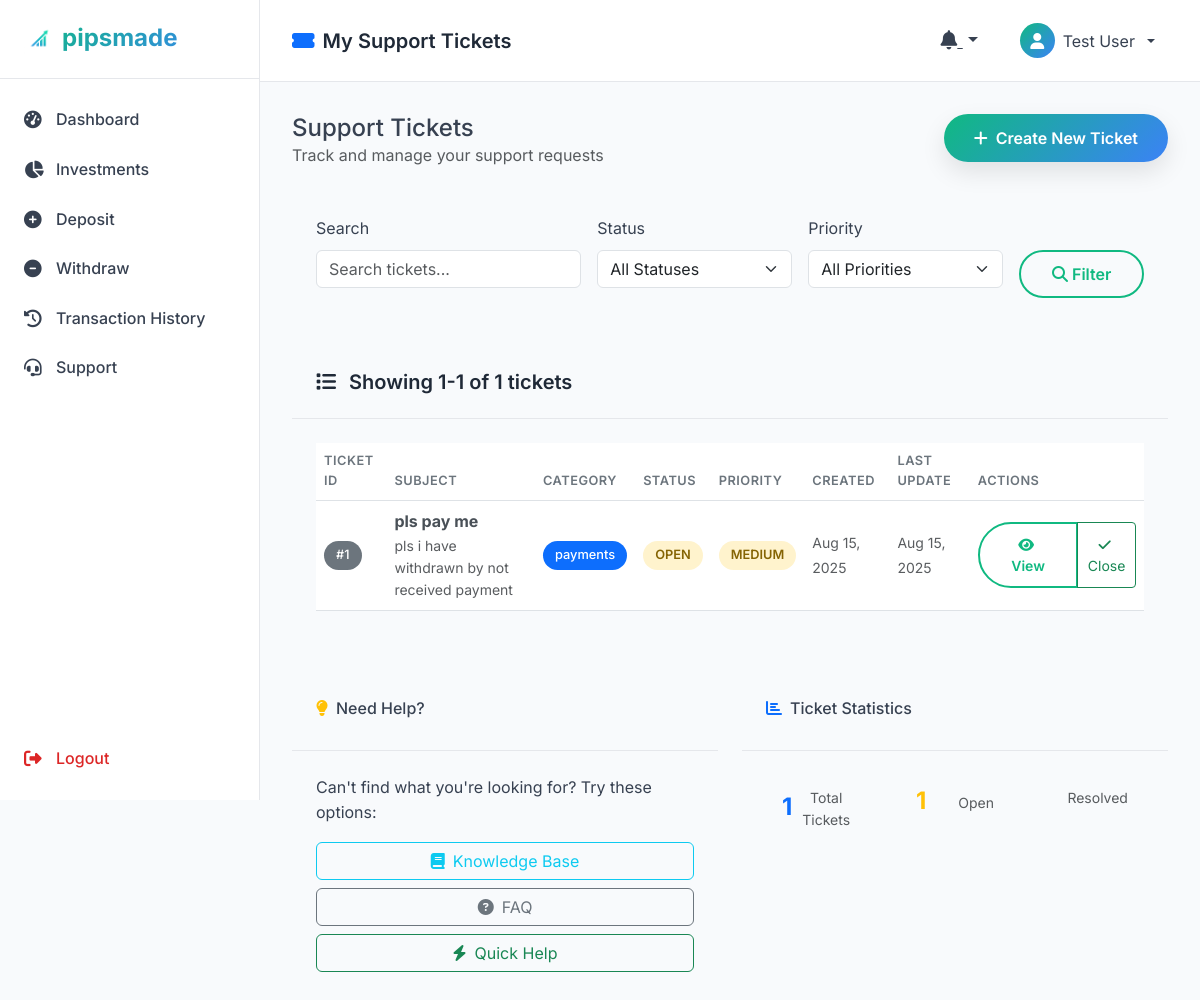
The page /support/tickets/ (signed in) on the database its author committed.
### support/models.py (models this page shows, shortened)
class SupportTicket(models.Model):
    PRIORITY_CHOICES = [
        ('low', 'Low'),
        ('medium', 'Medium'),
        ('high', 'High'),
        ('urgent', 'Urgent'),
    ]
    STATUS_CHOICES = [
        ('open', 'Open'),
        ('in_progress', 'In Progress'),
        ('waiting_user', 'Waiting for User'),
        ('resolved', 'Resolved'),
        ('closed', 'Closed'),
    ]
    user = models.ForeignKey(User, on_delete=models.CASCADE, related_name='support_tickets')
    category = models.ForeignKey(SupportCategory, on_delete=models.SET_NULL, null=True)
    subject = models.CharField(max_length=200)
    description = models.TextField()
    status = models.CharField(max_length=20, choices=STATUS_CHOICES, default='open')
    priority = models.CharField(max_length=20, choices=PRIORITY_CHOICES, default='medium')
    assigned_to = models.ForeignKey(
        User,
        on_delete=models.SET_NULL,
        null=True,
        blank=True,
        related_name='assigned_tickets',
        limit_choices_to={'is_staff': True}
    )
    created_at = models.DateTimeField(auto_now_add=True)
    updated_at = models.DateTimeField(auto_now=True)
    resolved_at = models.DateTimeField(null=True, blank=True)
    closed_at = models.DateTimeField(null=True, blank=True)
    ip_address = models.GenericIPAddressField(null=True, blank=True)
    user_agent = models.TextField(blank=True)
    class Meta:
        ordering = ['-created_at']

class SupportCategory(models.Model):
    name = models.CharField(max_length=100)
    description = models.TextField(blank=True)
    icon = models.CharField(max_length=50, default='fas fa-question-circle')
    color = models.CharField(max_length=20, default='primary')
    is_active = models.BooleanField(default=True)
    created_at = models.DateTimeField(auto_now_add=True)
    class Meta:
        verbose_name_plural = "Support Categories"
        ordering = ['name']

### support/views.py (the view)
# urls.py: path('tickets/', views.my_tickets, name='my_tickets'),
@login_required
def my_tickets(request):
    tickets = SupportTicket.objects.filter(user=request.user)
    status_filter = request.GET.get('status')
    if status_filter:
        tickets = tickets.filter(status=status_filter)
    search_query = request.GET.get('search')
    if search_query:
        tickets = tickets.filter(
            Q(subject__icontains=search_query) |
            Q(description__icontains=search_query)
        )
    paginator = Paginator(tickets, 10)
    page_number = request.GET.get('page')
    page_obj = paginator.get_page(page_number)
    context = {
        'page_obj': page_obj,
        'status_filter': status_filter,
        'search_query': search_query,
    }
    return render(request, 'support/my_tickets.html', context)

### templates/support/my_tickets.html (shortened to what this page needs)
{% extends 'dashboard/base_dashboard.html' %}
{% load static %}
{% block page_title %}
    <div class="d-flex align-items-center">
        <i class="fas fa-ticket-alt me-2 text-primary"></i>
        My Support Tickets
    </div>
{% endblock %}
{% block content %}
    <div class="row mb-4">
        <div class="col-md-6">
            <h4 class="mb-0">Support Tickets</h4>
            <p class="text-muted mb-0">Track and manage your support requests</p>
        </div>
        <div class="col-md-6 text-md-end">
            <a href="{% url 'support:create_ticket' %}" class="btn btn-primary">
                <i class="fas fa-plus me-2"></i>Create New Ticket
            </a>
        </div>
    </div>
    <div class="dashboard-card mb-4">
        <div class="card-body">
            <form method="get" class="row g-3">
                <div class="col-md-4">
                    <label class="form-label">Search</label>
                    <input type="text" class="form-control" name="search" value="{{ search_query|default:'' }}" placeholder="Search tickets...">
                </div>
                <div class="col-md-3">
                    <label class="form-label">Status</label>
                    <select class="form-select" name="status">
                        <option value="">All Statuses</option>
                    </select>
                </div>
                <div class="col-md-3">
                    <label class="form-label">Priority</label>
                    <select class="form-select" name="priority">
                        <option value="">All Priorities</option>
                    </select>
                </div>
                <div class="col-md-2">
                    <label class="form-label">&nbsp;</label>
                    <div class="d-grid">
                        <button type="submit" class="btn btn-outline-primary">
                            <i class="fas fa-search me-1"></i>Filter
                        </button>
                    </div>
                </div>
            </form>
        </div>
    </div>
    <div class="dashboard-card">
        <div class="card-header">
            <h5 class="mb-0">
                <i class="fas fa-list me-2"></i>
                {% if page_obj %}
                    Showing {{ page_obj.start_index }}-{{ page_obj.end_index }} of {{ page_obj.paginator.count }} tickets
                {% else %}
                    No tickets found
                {% endif %}
            </h5>
        </div>
        <div class="card-body">
            {% if page_obj %}
                <div class="table-responsive">
                    <table class="table table-hover">
                        <thead>
                            <tr>
                                <th>Ticket ID</th>
                                <th>Subject</th>
                                <th>Category</th>
                                <th>Status</th>
                                <th>Priority</th>
                                <th>Created</th>
                                <th>Last Update</th>
                                <th>Actions</th>
                            </tr>
                        </thead>
                        <tbody>
                            {% for ticket in page_obj %}
                            <tr>
                                <td>
                                    <span class="badge bg-secondary">#{{ ticket.id }}</span>
                                </td>
                                <td>
                                    <div class="ticket-subject">
                                        <strong>{{ ticket.subject }}</strong>
                                        {% if ticket.description %}
                                            <small class="text-muted d-block">{{ ticket.description|truncatechars:60 }}</small>
                                        {% endif %}
                                    </div>
                                </td>
                                <td>
                                    {% if ticket.category %}
                                        <span class="badge bg-primary">{{ ticket.category.name }}</span>
                                    {% else %}
                                        <span class="text-muted">No category</span>
                                    {% endif %}
                                </td>
                                <td>
                                    <span class="status-badge {{ ticket.status }}">
                                        {{ ticket.get_status_display }}
                                    </span>
                                </td>
                                <td>
                                    <span class="priority-badge {{ ticket.priority }}">
                                        {{ ticket.get_priority_display }}
                                    </span>
                                </td>
                                <td>
                                    <small class="text-muted">{{ ticket.created_at|date:"M d, Y" }}</small>
                                </td>
                                <td>
                                    <small class="text-muted">{{ ticket.updated_at|date:"M d, Y" }}</small>
                                </td>
                                <td>
                                    <div class="btn-group" role="group">
                                        <a href="{% url 'support:ticket_detail' ticket.id %}" class="btn btn-sm btn-outline-primary">
                                            <i class="fas fa-eye me-1"></i>View
                                        </a>
                                        {% if ticket.status == 'open' %}
                                        <button class="btn btn-sm btn-outline-success" onclick="closeTicket({{ ticket.id }})">
                                            <i class="fas fa-check me-1"></i>Close
                                        </button>
                                        {% endif %}
                                    </div>
                                </td>
                            </tr>
                            {% endfor %}
                        </tbody>
                    </table>
                </div>
            {% endif %}
        </div>
    </div>
    <div class="row mt-4">
        <div class="col-md-6">
            <div class="dashboard-card">
                <div class="card-header">
                    <h6><i class="fas fa-lightbulb me-2 text-warning"></i>Need Help?</h6>
                </div>
                <div class="card-body">
                    <p class="mb-3">Can't find what you're looking for? Try these options:</p>
                    <div class="d-grid gap-2">
                        <a href="{% url 'support:knowledge_base' %}" class="btn btn-outline-info">
                            <i class="fas fa-book me-2"></i>Knowledge Base
                        </a>
                        <a href="{% url 'support:faq_list' %}" class="btn btn-outline-secondary">
                            <i class="fas fa-question-circle me-2"></i>FAQ
                        </a>
                        <a href="{% url 'support:quick_help' %}" class="btn btn-outline-success">
                            <i class="fas fa-bolt me-2"></i>Quick Help
                        </a>
                    </div>
                </div>
            </div>
        </div>
        <div class="col-md-6">
            <div class="dashboard-card">
                <div class="card-header">
                    <h6><i class="fas fa-chart-bar me-2 text-primary"></i>Ticket Statistics</h6>
                </div>
                <div class="card-body">
                    <div class="row text-center">
                        <div class="col-4">
                            <div class="stat-item">
                                <h4 class="text-primary mb-1">{{ page_obj.paginator.count|default:0 }}</h4>
                                <small class="text-muted">Total Tickets</small>
                            </div>
                        </div>
                        <div class="col-4">
                            <div class="stat-item">
                                <h4 class="text-warning mb-1">
                                    {% for ticket in page_obj %}
                                        {% if ticket.status == 'open' %}{{ forloop.counter }}{% endif %}
                                    {% endfor %}
                                </h4>
                                <small class="text-muted">Open</small>
                            </div>
                        </div>
                        <div class="col-4">
                            <div class="stat-item">
                                <small class="text-muted">Resolved</small>
                            </div>
                        </div>
                    </div>
                </div>
            </div>
        </div>
    </div>
{% endblock %}

### templates/dashboard/base_dashboard.html (shortened to what this page needs)
{% load static %}
<!DOCTYPE html>
<html lang="en">
<head>
    <link href="https://cdn.jsdelivr.net/npm/bootstrap@5.3.0/dist/css/bootstrap.min.css" rel="stylesheet">
    <link rel="stylesheet" href="https://cdnjs.cloudflare.com/ajax/libs/font-awesome/6.4.0/css/all.min.css">
    <link rel="stylesheet" href="{% static 'css/styles.css' %}">
    <link rel="stylesheet" href="{% static 'css/dashboard-enhanced.css' %}">
</head>
<body class="dashboard-page">
    <div class="sidebar">
        <div class="sidebar-header">
            <a href="{% url 'home' %}" class="sidebar-brand">
                <h4><img src="{% static 'img/Upward Growth Logo.png' %}" alt="pipsmade Logo" height="30" class="me-2">pipsmade</h4>
            </a>
        </div>
        <nav class="sidebar-nav">
            <ul class="nav flex-column">
                <li class="nav-item">
                    <a class="nav-link {% if request.resolver_match.url_name == 'dashboard' %}active{% endif %}" href="{% url 'dashboard' %}">
                        <i class="fas fa-tachometer-alt"></i>
                        <span>Dashboard</span>
                    </a>
                </li>
                <li class="nav-item">
                    <a class="nav-link {% if request.resolver_match.url_name == 'investments' %}active{% endif %}" href="{% url 'investments' %}">
                        <i class="fas fa-chart-pie"></i>
                        <span>Investments</span>
                    </a>
                </li>
                <li class="nav-item">
                    <a class="nav-link {% if request.resolver_match.url_name == 'deposit' %}active{% endif %}" href="{% url 'deposit' %}">
                        <i class="fas fa-plus-circle"></i>
                        <span>Deposit</span>
                    </a>
                </li>
                <li class="nav-item">
                    <a class="nav-link {% if request.resolver_match.url_name == 'withdraw' %}active{% endif %}" href="{% url 'withdraw' %}">
                        <i class="fas fa-minus-circle"></i>
                        <span>Withdraw</span>
                    </a>
                </li>
                <li class="nav-item">
                    <a class="nav-link {% if request.resolver_match.url_name == 'transactions' %}active{% endif %}" href="{% url 'transactions' %}">
                        <i class="fas fa-history"></i>
                        <span>Transaction History</span>
                    </a>
                </li>
                <li class="nav-item">
                    <a class="nav-link {% if request.resolver_match.url_name == 'support_center' %}active{% endif %}" href="{% url 'support:support_center' %}">
                        <i class="fas fa-headset"></i>
                        <span>Support</span>
                    </a>
                </li>
                <li class="nav-item mt-auto">
                    <a class="nav-link logout" href="{% url 'logout' %}">
                        <i class="fas fa-sign-out-alt"></i>
                        <span>Logout</span>
                    </a>
                </li>
            </ul>
        </nav>
    </div>
    <div class="main-content">
        <nav class="top-nav">
            <div class="nav-left">
                <h5 class="page-title">{% block page_title %}Dashboard{% endblock %}</h5>
            </div>
            <div class="nav-right">
                <div class="notifications dropdown">
                    <button class="btn btn-link dropdown-toggle" data-bs-toggle="dropdown">
                        <i class="fas fa-bell"></i>
                    </button>
                </div>
                <div class="user-menu dropdown">
                    <button class="btn btn-link dropdown-toggle" data-bs-toggle="dropdown">
                        <div class="user-avatar">
                            <i class="fas fa-user"></i>
                        </div>
                        <span>{{ user.get_full_name|default:user.username }}</span>
                    </button>
                </div>
            </div>
        </nav>
        <div class="dashboard-content">
            {% block content %}
            {% endblock %}
        </div>
    </div>
</body>
</html>

### rows shown on the page
SupportTicket: id "1", subject "pls pay me", description "pls i have withdrawn by not received payment", category.name "payments", status "OPEN", priority "MEDIUM", created_at "Aug 15, 2025", updated_at "Aug 15, 2025"

### other values the page prints
{{ user.get_full_name|default:user.username }} "Test User"
{{ page_obj.start_index }} "1"
{{ page_obj.end_index }} "1"
{{ page_obj.paginator.count }} "1"
{{ page_obj.paginator.count|default:0 }} "1"
